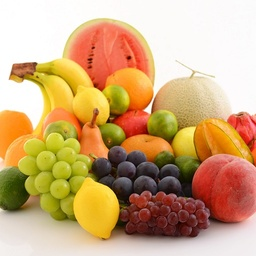
#> input picture f.jpg, 256 x 256 px, shrunk from 512 x 512 before the run
$ python FAImageSegmentation.py
#> lines starting #> are read from the running program, lines starting #| are printed output that depends on the picture; long printed decimals are rounded
import numpy as np
import matplotlib.pyplot as plt
from skimage import io, color, exposure
from sklearn.metrics import pairwise_distances
from sklearn.preprocessing import MinMaxScaler
from skimage.color import label2rgb

def cluster_cost(m, X):
    """
    Calculate the cost for clustering.
    """
    d = pairwise_distances(X, m, metric='euclidean')
    dmin = np.min(d, axis=1)
    ind = np.argmin(d, axis=1)
    WCD = np.sum(dmin)
    return WCD, {'d': d, 'dmin': dmin, 'ind': ind, 'WCD': WCD}

# Load image
img = io.imread('f.jpg')
#> img is the input picture: shape (256, 256, 3); mean R, G, B 206.2, 168.9, 123.1
img = img / 255.0  # Normalize to [0, 1]
gray = color.rgb2gray(img)
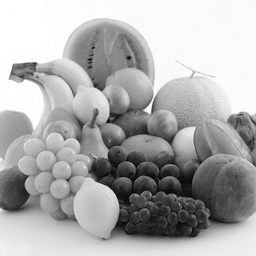
#> gray: shape (256, 256) float64; min 0.00891, max 1, mean 0.681
gray = exposure.equalize_adapthist(gray)
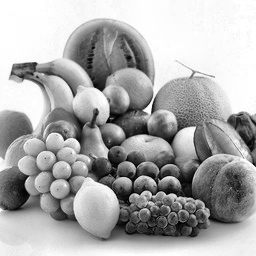
#> gray: shape (256, 256) float64; min 0, max 1, mean 0.671

# Reshape image to vector
X = gray.reshape(-1, 1)

# Firefly Algorithm Parameters
k = 10  # Number of clusters
MaxIt = 50  # Maximum Number of Iterations
nPop = 5  # Number of Fireflies
gamma = 1  # Light Absorption Coefficient
beta0 = 2  # Attraction Coefficient Base Value
alpha = 0.2  # Mutation Coefficient
alpha_damp = 0.98  # Mutation Coefficient Damping Ratio
delta = 0.05 * (X.max() - X.min())  # Uniform Mutation Range
#> delta = 0.05
m = 2  # Distance exponent

dmax = np.linalg.norm(X.max() - X.min())
#> dmax = 1

# Initialize firefly population
fireflies = [{'Position': np.random.uniform(X.min(), X.max(), (k, 1)), 'Cost': np.inf, 'Out': None} for _ in range(nPop)]
#> fireflies = 5 items

# Evaluate initial population
BestSol = {'Cost': np.inf}
for firefly in fireflies:
    firefly['Cost'], firefly['Out'] = cluster_cost(firefly['Position'], X)
    if firefly['Cost'] < BestSol['Cost']:
        BestSol = firefly.copy()
#> this loop made 5 passes
#> WCD in cluster_cost on passes 1 to 5: 3305.2, 4260, 2065.8, 2582.7, 8314.1

BestCost = []

# Firefly Algorithm Main Loop
for it in range(MaxIt):
    new_fireflies = []
    for i, firefly_i in enumerate(fireflies):
        new_firefly = {'Cost': np.inf}
        for j, firefly_j in enumerate(fireflies):
            if firefly_j['Cost'] < firefly_i['Cost']:
                rij = np.linalg.norm(firefly_i['Position'] - firefly_j['Position']) / dmax
                beta = beta0 * np.exp(-gamma * rij**m)
                e = delta * np.random.uniform(-1, 1, firefly_i['Position'].shape)
                new_position = firefly_i['Position'] + beta * np.random.rand(*firefly_i['Position'].shape) * (firefly_j['Position'] - firefly_i['Position']) + alpha * e
                new_position = np.clip(new_position, X.min(), X.max())
                cost, out = cluster_cost(new_position, X)
                if cost < new_firefly['Cost']:
                    new_firefly = {'Position': new_position, 'Cost': cost, 'Out': out}
                    if cost < BestSol['Cost']:
                        BestSol = new_firefly.copy()
        new_fireflies.append(new_firefly)

    fireflies = sorted(fireflies + new_fireflies, key=lambda x: x['Cost'])[:nPop]
    BestCost.append(BestSol['Cost'])
    alpha *= alpha_damp
    print(f"Iteration {it + 1}: Best Cost = {BestSol['Cost']}")
#> this loop made 50 passes
#| Iteration 1: Best Cost = 2065.818
#| Iteration 2: Best Cost = 2065.818
#| Iteration 3: Best Cost = 2065.818
#| Iteration 4: Best Cost = 2065.818
#| Iteration 5: Best Cost = 2065.818
#| Iteration 6: Best Cost = 2065.818
#| Iteration 7: Best Cost = 2065.818
#| Iteration 8: Best Cost = 1928.536
#> (further printed lines are left out)
#> after the loop, BestCost = 50 values, max 2065.8 at index 0, min 1352.6 at index 46, mean 1580; alpha = 0.0728

# Reshape best solution
FAlbl = BestSol['Out']['ind']
segmented = label2rgb(FAlbl.reshape(gray.shape))
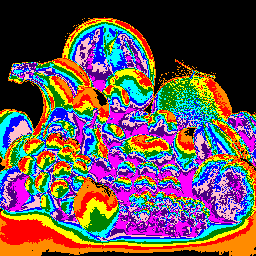
#> segmented: shape (256, 256, 3) float64; mean R, G, B 0.407, 0.323, 0.332

# Plot results
plt.figure()
plt.plot(BestCost, '--k', linewidth=1)
plt.title('FA Train')
plt.xlabel('FA Iteration Number')
plt.ylabel('FA Best Cost Value')
plt.show()
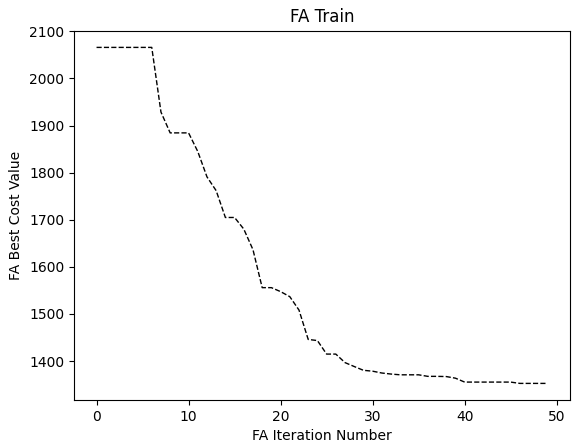
#> figure drawn by matplotlib, 1 panel; curve peaks at x = 0, y = 2065.8

plt.figure()
plt.subplot(1, 2, 1)
plt.imshow(img)
plt.title('Original')
plt.subplot(1, 2, 2)
plt.imshow(segmented)
plt.title('Segmented Image')
plt.show()
